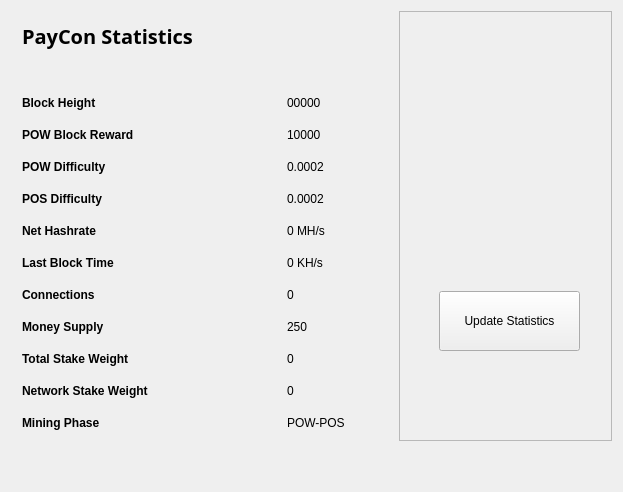
<?xml version="1.0" encoding="UTF-8"?>
<ui version="4.0">
 <class>StatisticsPage</class>
 <widget class="QWidget" name="StatisticsPage">
  <property name="windowModality">
   <enum>Qt::NonModal</enum>
  </property>
  <property name="geometry">
   <rect>
    <x>0</x>
    <y>0</y>
    <width>623</width>
    <height>492</height>
   </rect>
  </property>
  <property name="windowTitle">
   <string>Digging</string>
  </property>
  <property name="styleSheet">
   <string notr="true">font-family:'Open Sans,sans-serif';</string>
  </property>
  <layout class="QGridLayout" name="gridLayout">
   <property name="sizeConstraint">
    <enum>QLayout::SetMaximumSize</enum>
   </property>
   <item row="0" column="1">
    <widget class="QFrame" name="frame">
     <property name="minimumSize">
      <size>
       <width>213</width>
       <height>0</height>
      </size>
     </property>
     <property name="frameShape">
      <enum>QFrame::StyledPanel</enum>
     </property>
     <property name="frameShadow">
      <enum>QFrame::Raised</enum>
     </property>
     <widget class="QPushButton" name="startButton">
      <property name="geometry">
       <rect>
        <x>40</x>
        <y>280</y>
        <width>141</width>
        <height>60</height>
       </rect>
      </property>
      <property name="sizePolicy">
       <sizepolicy hsizetype="Fixed" vsizetype="Fixed">
        <horstretch>0</horstretch>
        <verstretch>0</verstretch>
       </sizepolicy>
      </property>
      <property name="minimumSize">
       <size>
        <width>120</width>
        <height>60</height>
       </size>
      </property>
      <property name="autoFillBackground">
       <bool>false</bool>
      </property>
      <property name="styleSheet">
       <string notr="true"/>
      </property>
      <property name="text">
       <string>Update Statistics</string>
      </property>
     </widget>
     <widget class="QLabel" name="label">
      <property name="geometry">
       <rect>
        <x>10</x>
        <y>10</y>
        <width>191</width>
        <height>191</height>
       </rect>
      </property>
      <property name="text">
       <string/>
      </property>
      <property name="pixmap">
       <pixmap resource="../bitcoin.qrc">:/icons/yuno</pixmap>
      </property>
      <property name="scaledContents">
       <bool>true</bool>
      </property>
     </widget>
    </widget>
   </item>
   <item row="0" column="0">
    <widget class="QFrame" name="gridFrame_2">
     <layout class="QGridLayout" name="gridLayout_4">
      <item row="3" column="0">
       <layout class="QFormLayout" name="formLayout_2">
        <property name="fieldGrowthPolicy">
         <enum>QFormLayout::FieldsStayAtSizeHint</enum>
        </property>
        <property name="horizontalSpacing">
         <number>139</number>
        </property>
        <property name="verticalSpacing">
         <number>18</number>
        </property>
        <property name="rightMargin">
         <number>0</number>
        </property>
        <item row="1" column="0">
         <widget class="QLabel" name="label_14">
          <property name="text">
           <string>&lt;html&gt;&lt;head/&gt;&lt;body&gt;&lt;p&gt;&lt;span style=&quot; font-weight:600;&quot;&gt;Block Height&lt;/span&gt;&lt;/p&gt;&lt;/body&gt;&lt;/html&gt;</string>
          </property>
         </widget>
        </item>
        <item row="1" column="1">
         <widget class="QLabel" name="heightBox">
          <property name="text">
           <string>00000</string>
          </property>
         </widget>
        </item>
        <item row="2" column="0">
         <widget class="QLabel" name="label_12">
          <property name="text">
           <string>&lt;html&gt;&lt;head/&gt;&lt;body&gt;&lt;p&gt;&lt;span style=&quot; font-weight:600;&quot;&gt;POW Block Reward&lt;/span&gt;&lt;/p&gt;&lt;/body&gt;&lt;/html&gt;</string>
          </property>
         </widget>
        </item>
        <item row="2" column="1">
         <widget class="QLabel" name="rewardBox">
          <property name="text">
           <string>10000</string>
          </property>
         </widget>
        </item>
        <item row="3" column="0">
         <widget class="QLabel" name="label_13">
          <property name="text">
           <string>&lt;html&gt;&lt;head/&gt;&lt;body&gt;&lt;p&gt;&lt;span style=&quot; font-weight:600;&quot;&gt;POW Difficulty&lt;/span&gt;&lt;/p&gt;&lt;/body&gt;&lt;/html&gt;</string>
          </property>
         </widget>
        </item>
        <item row="3" column="1">
         <widget class="QLabel" name="diffBox">
          <property name="text">
           <string>0.0002</string>
          </property>
         </widget>
        </item>
        <item row="4" column="0">
         <widget class="QLabel" name="label_9">
          <property name="text">
           <string>&lt;html&gt;&lt;head/&gt;&lt;body&gt;&lt;p&gt;&lt;span style=&quot; font-weight:600;&quot;&gt;POS Difficulty&lt;/span&gt;&lt;/p&gt;&lt;/body&gt;&lt;/html&gt;</string>
          </property>
         </widget>
        </item>
        <item row="4" column="1">
         <widget class="QLabel" name="diffBox2">
          <property name="text">
           <string>0.0002</string>
          </property>
         </widget>
        </item>
        <item row="5" column="1">
         <widget class="QLabel" name="pawrateBox">
          <property name="text">
           <string>0 MH/s</string>
          </property>
         </widget>
        </item>
        <item row="6" column="0">
         <widget class="QLabel" name="label3_2">
          <property name="sizePolicy">
           <sizepolicy hsizetype="Preferred" vsizetype="Maximum">
            <horstretch>0</horstretch>
            <verstretch>0</verstretch>
           </sizepolicy>
          </property>
          <property name="text">
           <string>&lt;html&gt;&lt;head/&gt;&lt;body&gt;&lt;p&gt;&lt;span style=&quot; font-weight:600;&quot;&gt;Last Block Time&lt;/span&gt;&lt;/p&gt;&lt;/body&gt;&lt;/html&gt;</string>
          </property>
         </widget>
        </item>
        <item row="6" column="1">
         <widget class="QLabel" name="localBox">
          <property name="text">
           <string>0 KH/s</string>
          </property>
         </widget>
        </item>
        <item row="7" column="0">
         <widget class="QLabel" name="label1_2">
          <property name="text">
           <string>&lt;html&gt;&lt;head/&gt;&lt;body&gt;&lt;p&gt;&lt;span style=&quot; font-weight:600;&quot;&gt;Connections&lt;/span&gt;&lt;/p&gt;&lt;/body&gt;&lt;/html&gt;</string>
          </property>
         </widget>
        </item>
        <item row="7" column="1">
         <widget class="QLabel" name="connectionBox">
          <property name="text">
           <string>0</string>
          </property>
         </widget>
        </item>
        <item row="8" column="0">
         <widget class="QLabel" name="label_8">
          <property name="text">
           <string>&lt;html&gt;&lt;head/&gt;&lt;body&gt;&lt;p&gt;&lt;span style=&quot; font-weight:600;&quot;&gt;Money Supply&lt;/span&gt;&lt;/p&gt;&lt;/body&gt;&lt;/html&gt;</string>
          </property>
         </widget>
        </item>
        <item row="8" column="1">
         <widget class="QLabel" name="volumeBox">
          <property name="text">
           <string>250</string>
          </property>
         </widget>
        </item>
        <item row="9" column="0">
         <widget class="QLabel" name="label_10">
          <property name="text">
           <string>&lt;html&gt;&lt;head/&gt;&lt;body&gt;&lt;p&gt;&lt;span style=&quot; font-weight:600;&quot;&gt;Total Stake Weight&lt;/span&gt;&lt;/p&gt;&lt;/body&gt;&lt;/html&gt;</string>
          </property>
         </widget>
        </item>
        <item row="9" column="1">
         <widget class="QLabel" name="minBox">
          <property name="text">
           <string>0</string>
          </property>
         </widget>
        </item>
        <item row="10" column="0">
         <widget class="QLabel" name="label_11">
          <property name="text">
           <string>&lt;html&gt;&lt;head/&gt;&lt;body&gt;&lt;p&gt;&lt;span style=&quot; font-weight:600;&quot;&gt;Network Stake Weight&lt;/span&gt;&lt;/p&gt;&lt;/body&gt;&lt;/html&gt;</string>
          </property>
         </widget>
        </item>
        <item row="10" column="1">
         <widget class="QLabel" name="maxBox">
          <property name="text">
           <string>0</string>
          </property>
         </widget>
        </item>
        <item row="11" column="0">
         <widget class="QLabel" name="label_15">
          <property name="text">
           <string>&lt;html&gt;&lt;head/&gt;&lt;body&gt;&lt;p&gt;&lt;span style=&quot; font-weight:600;&quot;&gt;Mining Phase&lt;/span&gt;&lt;/p&gt;&lt;/body&gt;&lt;/html&gt;</string>
          </property>
         </widget>
        </item>
        <item row="11" column="1">
         <widget class="QLabel" name="cBox">
          <property name="text">
           <string>POW-POS</string>
          </property>
         </widget>
        </item>
        <item row="5" column="0">
         <widget class="QLabel" name="label_16">
          <property name="text">
           <string>&lt;html&gt;&lt;head/&gt;&lt;body&gt;&lt;p&gt;&lt;span style=&quot; font-weight:600;&quot;&gt;Net Hashrate&lt;/span&gt;&lt;/p&gt;&lt;/body&gt;&lt;/html&gt;</string>
          </property>
         </widget>
        </item>
       </layout>
      </item>
      <item row="1" column="0">
       <layout class="QHBoxLayout" name="horizontalLayout_4">
        <property name="spacing">
         <number>7</number>
        </property>
        <item>
         <widget class="QLabel" name="label_5">
          <property name="font">
           <font>
            <family>Open Sans,sans-serif</family>
           </font>
          </property>
          <property name="text">
           <string>&lt;html&gt;&lt;head/&gt;&lt;body&gt;&lt;p&gt;&lt;span style=&quot; font-size:20px; font-weight:600; color:#000000;&quot;&gt;PayCon Statistics&lt;/span&gt;&lt;/p&gt;&lt;/body&gt;&lt;/html&gt;</string>
          </property>
         </widget>
        </item>
        <item>
         <spacer name="horizontalSpacer_2">
          <property name="orientation">
           <enum>Qt::Horizontal</enum>
          </property>
          <property name="sizeHint" stdset="0">
           <size>
            <width>40</width>
            <height>20</height>
           </size>
          </property>
         </spacer>
        </item>
       </layout>
      </item>
      <item row="2" column="0">
       <spacer name="verticalSpacer_2">
        <property name="orientation">
         <enum>Qt::Vertical</enum>
        </property>
        <property name="sizeHint" stdset="0">
         <size>
          <width>20</width>
          <height>40</height>
         </size>
        </property>
       </spacer>
      </item>
     </layout>
    </widget>
   </item>
   <item row="1" column="0">
    <spacer name="verticalSpacer">
     <property name="orientation">
      <enum>Qt::Vertical</enum>
     </property>
     <property name="sizeHint" stdset="0">
      <size>
       <width>20</width>
       <height>40</height>
      </size>
     </property>
    </spacer>
   </item>
  </layout>
 </widget>
 <layoutdefault spacing="6" margin="11"/>
 <resources>
  <include location="../bitcoin.qrc"/>
 </resources>
 <connections/>
</ui>
